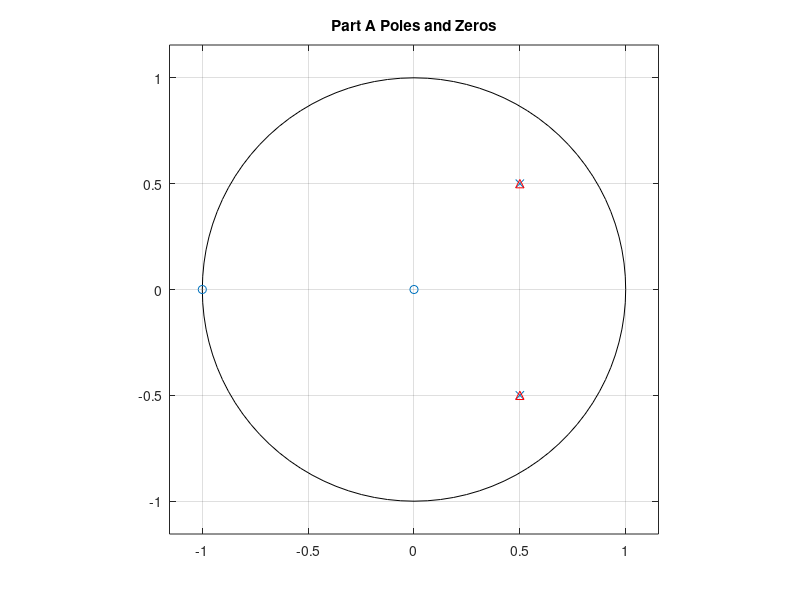

MATLAB code for this plot:
% author: Tyler Thompson
% date: 3/20/2019
% description: ECE4550 Matlab Assignment #2 Problem 1 Part A

clear;
close all;

% X(z) = (1 + z^-1)/(1 - z^-1 + 0.5z^-2)
b = [1 1];
a = [1 -1 0.5];
[r,p,k] = residue(b,a);

fprintf("\nPoles:\n");
for n = 1:length(p)
    fprintf("%g%+gj\n", real(p(n)), imag(p(n)));
end

fprintf("\nResidues: \n");
for n = 1:length(r)
    fprintf("%g%+gj\n", real(r(n)), imag(r(n)));
end


fprintf("\nX(z) = ");
for n = 1:length(p)
    fprintf("(%g%+gj)/(z-%g%+gj)", real(r(n)), imag(r(n)), real(p(n)), imag(p(n)));
    if n == length(p)
        fprintf("\n");
    else
        fprintf(" + ");
    end
end


zplane(b,a)
hold on
plot(p, '^r')
title("Part A Poles and Zeros")
hold off


% Output
% 
% Poles:
% 0.5+0.5j
% 0.5-0.5j
% 
% Residues: 
% 0.5-1.5j
% 0.5+1.5j
% 
% X(z) = (0.5-1.5j)/(z-0.5+0.5j) + (0.5+1.5j)/(z-0.5-0.5j)
